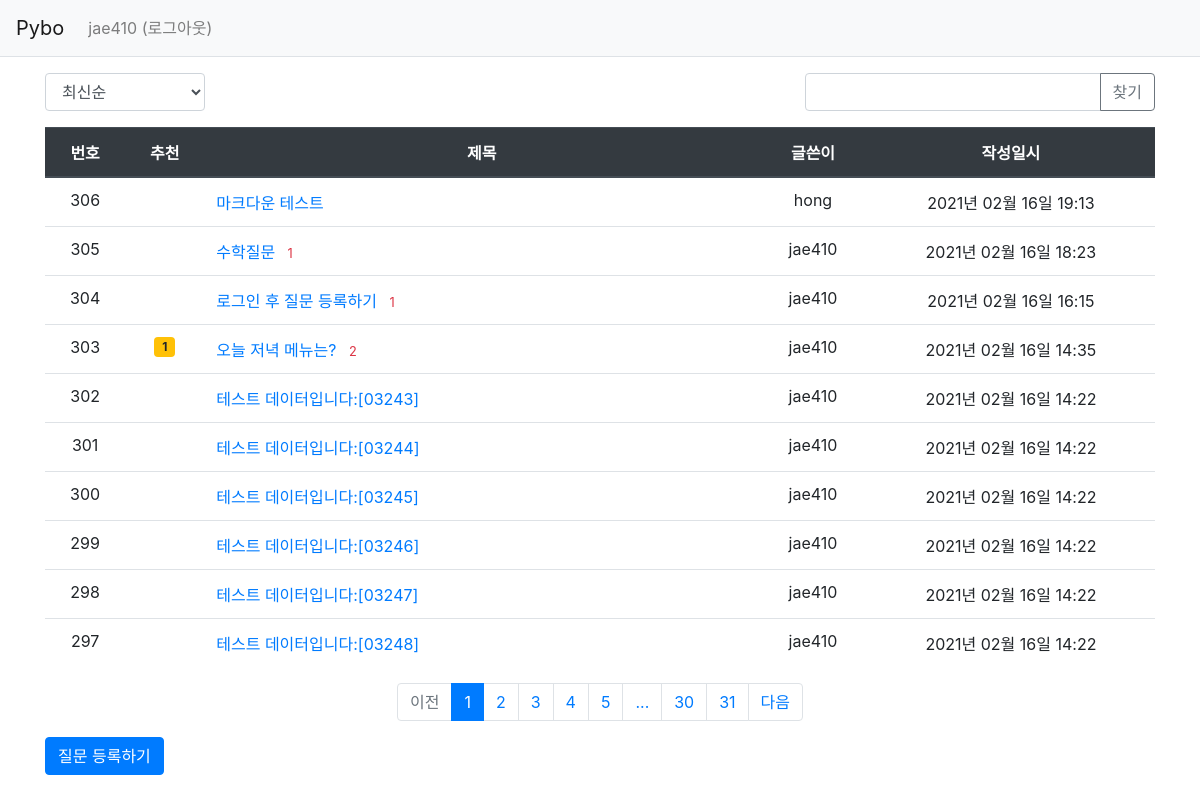
/question/list/ (signed in), run on the app's committed database.
### pybo/models.py (models this page shows)
class User(db.Model):
    id = db.Column(db.Integer, primary_key=True)
    username = db.Column(db.String(150), unique=True, nullable=False)
    password = db.Column(db.String(200), nullable=False)
    email = db.Column(db.String(120), unique=True, nullable=False)

class Question(db.Model):
    id = db.Column(db.Integer, primary_key=True)
    subject = db.Column(db.String(200), nullable=False)
    content = db.Column(db.Text(), nullable=False)
    create_date = db.Column(db.DateTime(), nullable=False)
    user_id = db.Column(db.Integer, db.ForeignKey('user.id', ondelete='CASCADE'), nullable=False)
    user = db.relationship('User', backref=db.backref('quesrion_set'))
    modify_date = db.Column(db.DateTime(), nullable=True)
    voter = db.relationship('User', secondary=question_voter, backref=db.backref('question_voter_set'))

### pybo/views/question_views.py (the view, shortened to what this page needs)
@bp.route('/list/')
def _list():
    page = request.args.get('page', type=int, default=1)
    kw = request.args.get('kw', type=str, default='')
    so = request.args.get('so', type=str, default='recent')
    if so == 'recommend':
        sub_query = db.session.query(question_voter.c.question_id, func.count('*').label('num_voter')) \
            .group_by(question_voter.c.question_id).subquery()
        question_list = Question.query \
            .outerjoin(sub_query, Question.id == sub_query.c.question_id) \
            .order_by(sub_query.c.num_voter.desc(), Question.create_date.desc())
    elif so == 'popular':
        sub_query = db.session.query(Answer.question_id, func.count('*').label('num_answer')) \
            .group_by(Answer.question_id).subquery()
        question_list = Question.query \
            .outerjoin(sub_query, Question.id == sub_query.c.question_id) \
            .order_by(sub_query.c.num_answer.desc(), Question.create_date.desc())
    else:  # recent
        question_list = Question.query.order_by(Question.create_date.desc())
    question_list = question_list.paginate(page, per_page=10)
    return render_template('question/question_list.html', question_list=question_list, page=page, kw=kw, so=so)

### pybo/filter.py (called while the page is built)
def format_datetime(value, fmt='%Y년 %m월 %d일 %H:%M'):
    return value.strftime(fmt)

### pybo/views/auth_views.py (called while the page is built)
@bp.before_app_request
def load_logged_in_user():
    user_id = session.get('user_id')
    if user_id is None:
        g.user = None
    else:
        g.user = User.query.get(user_id)

### pybo/templates/question/question_list.html (shortened to what this page needs)
<link rel="stylesheet" href="{{ url_for('static', filename='bootstrap.min.css') }}">
{% extends 'base.html' %}
{% block content %}
<div class="container my-3">
    <div class="row justify-content-between my-3">
        <div class="col-2">
            <select class="form-control so">
                <option value="recent" {% if so=='recent' %}selected{% endif %}>최신순</option>
            </select>
        </div>
        <div class="col-4 input-group">
            <input type="text" class="form-control kw" value="{{ kw or '' }}">
            <div class="input-group-append">
                <button class="btn btn-outline-secondary" type="button" id="btn_search">찾기</button>
            </div>
        </div>
    </div>
    <table class="table">
        <thead>
        <tr class="text-center thead-dark">
            <th>번호</th>
            <th>추천</th>
            <th style="width:50%">제목</th>
            <th>글쓴이</th>
            <th>작성일시</th>
        </tr>
        </thead>
        <tbody>
        {% if question_list %}
        {% for question in question_list.items %}
        <tr class="text-center">
            <td>{{ question_list.total - ((question_list.page-1) * question_list.per_page) - loop.index0 }}</td>
            <td>
                {% if question.voter|length > 0 %}
                <span class="badge badge-warning px-2 py-1">{{ question.voter|length }}</span>
                {% endif %}
            </td>
            <td class="text-left">
                <a href="{{ url_for('question.detail', question_id=question.id) }}">{{ question.subject }}</a>
                {% if question.answer_set|length > 0 %}
                <span class="text-danger small ml-2">{{ question.answer_set|length }}</span>
                {% endif %}
            </td>
            <td>{{ question.user.username }}</td>
            <td>{{ question.create_date|datetime }}</td>
        </tr>
        {% endfor %}
        {% else %}
        <tr>
            <td colspan="3">질문이 없습니다.</td>
        </tr>
        {% endif %}
        </tbody>
    </table>
    <ul class="pagination justify-content-center">
        {% if question_list.has_prev %}
        <li class="page-item">
            <a class="page-link" data-page="{{ question_list.prev_num }}" href="#">이전</a>
        </li>
        {% else %}
        <li class="page-item disabled">
            <a class="page-link" tabindex="-1" aria-disabled="true" href="#">이전</a>
        </li>
        {% endif %}
        {% for page_num in question_list.iter_pages() %}
            {% if page_num %}
                {% if page_num != question_list.page %}
                <li class="page-item">
                    <a class="page-link" data-page="{{ page_num }}" href="#">{{ page_num }}</a>
                </li>
                {% else %}
                <li class="page-item active" aria-current="page">
                    <a class="page-link" href="#">{{ page_num }}</a>
                </li>
                {% endif %}
           {% else %}
                <li class="disabled">
                    <a class="page-link" href="#">...</a>
                </li>
           {% endif %}
        {% endfor %}
        {% if question_list.has_next %}
        <li class="page-item">
            <a class="page-link" data-page="{{ question_list.next_num }}" href="#">다음</a>
        </li>
        {% else %}
        <li class="page-item disabled">
            <a class="page-link" tabindex="-1" aria-disabled="true" href="#">다음</a>
        </li>
        {% endif %}
    </ul>
    <a href="{{ url_for('question.create') }}" class="btn btn-primary">질문 등록하기</a>
</div>
{% endblock %}

### pybo/templates/navbar.html (shortened to what this page needs)
<nav class="navbar navbar-expand-lg navbar-light bg-light border-bottom">
    <a class="navbar-brand" href="{{ url_for('main.index') }}">Pybo</a>
    <div class="collapse navbar-collapse flex-grow-0" id="navbarNav">
        {% if g.user %}
        <ul class="navbar-nav">
            <li class="nav-item ">
                <a class="nav-link" href="{{ url_for('auth.logout') }}">{{ g.user.username }} (로그아웃)</a>
            </li>
        </ul>
        {% endif %}
    </div>
</nav>

### data on the page
User: user.username "jae410"
Question: total "306", subject "마크다운 테스트", user.username "hong", create_date "2021년 02월 16일 19:13"
Question: total "305", subject "수학질문", answer_set|length "1", user.username "jae410", create_date "2021년 02월 16일 18:23"
Question: total "304", subject "로그인 후 질문 등록하기", answer_set|length "1", user.username "jae410", create_date "2021년 02월 16일 16:15"
Question: total "303", voter|length "1", subject "오늘 저녁 메뉴는?", answer_set|length "2", user.username "jae410", create_date "2021년 02월 16일 14:35"
Question: total "302", subject "테스트 데이터입니다:[03243]", user.username "jae410", create_date "2021년 02월 16일 14:22"
Question: total "301", subject "테스트 데이터입니다:[03244]", user.username "jae410", create_date "2021년 02월 16일 14:22"
Question: total "300", subject "테스트 데이터입니다:[03245]", user.username "jae410", create_date "2021년 02월 16일 14:22"
Question: total "299", subject "테스트 데이터입니다:[03246]", user.username "jae410", create_date "2021년 02월 16일 14:22"
Question: total "298", subject "테스트 데이터입니다:[03247]", user.username "jae410", create_date "2021년 02월 16일 14:22"
Question: total "297", subject "테스트 데이터입니다:[03248]", user.username "jae410", create_date "2021년 02월 16일 14:22"

### other printed values
{{ page_num }} "1"
{{ page_num }} "2" "3" "4" "5" "30" "31"
